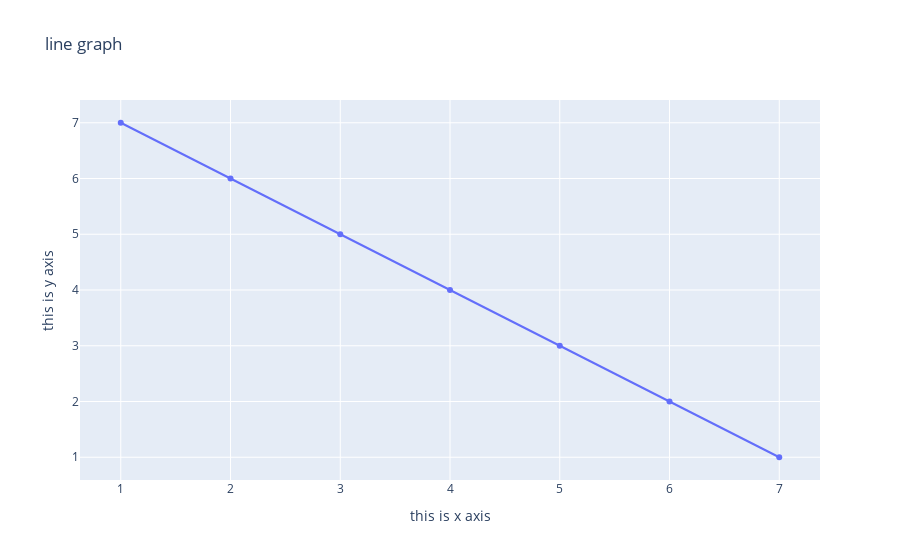

Notebook code for this chart:
### Markdown cell above
ADDDING TITLE

### Code cell
fig=go.Figure(go.Scatter(x=x,y=y))
fig.update_layout(title='line graph',xaxis_title='this is x axis',yaxis_title='this is y axis')
fig.show()

### Figure 1 — Plotly figure (JSON) as saved in the notebook; plotly's stock layout.template omitted (floating-point values rounded to 4 significant figures)
{"data": [{"type": "scatter", "x": [1, 2, 3, 4, 5, 6, 7], "y": [7, 6, 5, 4, 3, 2, 1]}], "layout": {"title": {"text": "line graph"}, "xaxis": {"title": {"text": "this is x axis"}}, "yaxis": {"title": {"text": "this is y axis"}}}}
